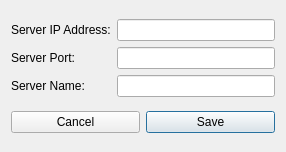
<ui version="4.0" >
 <class>addServerDialog</class>
 <widget class="QDialog" name="addServerDialog" >
  <property name="geometry" >
   <rect>
    <x>0</x>
    <y>0</y>
    <width>286</width>
    <height>152</height>
   </rect>
  </property>
  <property name="windowTitle" >
   <string>Add Server</string>
  </property>
  <layout class="QGridLayout" name="gridLayout_2" >
   <item row="0" column="0" >
    <layout class="QGridLayout" name="gridLayout" >
     <item row="0" column="0" >
      <widget class="QLabel" name="lblServerIP" >
       <property name="text" >
        <string>Server IP Address:</string>
       </property>
      </widget>
     </item>
     <item row="0" column="1" >
      <widget class="QLineEdit" name="txtServerIP" >
       <property name="windowModality" >
        <enum>Qt::NonModal</enum>
       </property>
       <property name="text" >
        <string/>
       </property>
       <property name="maxLength" >
        <number>15</number>
       </property>
      </widget>
     </item>
     <item row="1" column="0" >
      <widget class="QLabel" name="lblServerPort" >
       <property name="text" >
        <string>Server Port:</string>
       </property>
      </widget>
     </item>
     <item row="1" column="1" >
      <widget class="QLineEdit" name="txtServerPort" />
     </item>
     <item row="2" column="0" >
      <widget class="QLabel" name="lblServerName" >
       <property name="text" >
        <string>Server Name:</string>
       </property>
      </widget>
     </item>
     <item row="2" column="1" >
      <widget class="QLineEdit" name="txtServerName" />
     </item>
    </layout>
   </item>
   <item row="1" column="0" >
    <layout class="QHBoxLayout" name="horizontalLayout" >
     <item>
      <widget class="QPushButton" name="btnCancel" >
       <property name="text" >
        <string>Cancel</string>
       </property>
      </widget>
     </item>
     <item>
      <widget class="QPushButton" name="btnSave" >
       <property name="text" >
        <string>Save</string>
       </property>
       <property name="default" >
        <bool>true</bool>
       </property>
       <property name="flat" >
        <bool>false</bool>
       </property>
      </widget>
     </item>
    </layout>
   </item>
  </layout>
 </widget>
 <resources/>
 <connections>
  <connection>
   <sender>btnCancel</sender>
   <signal>clicked()</signal>
   <receiver>addServerDialog</receiver>
   <slot>close()</slot>
   <hints>
    <hint type="sourcelabel" >
     <x>74</x>
     <y>127</y>
    </hint>
    <hint type="destinationlabel" >
     <x>142</x>
     <y>75</y>
    </hint>
   </hints>
  </connection>
 </connections>
</ui>
